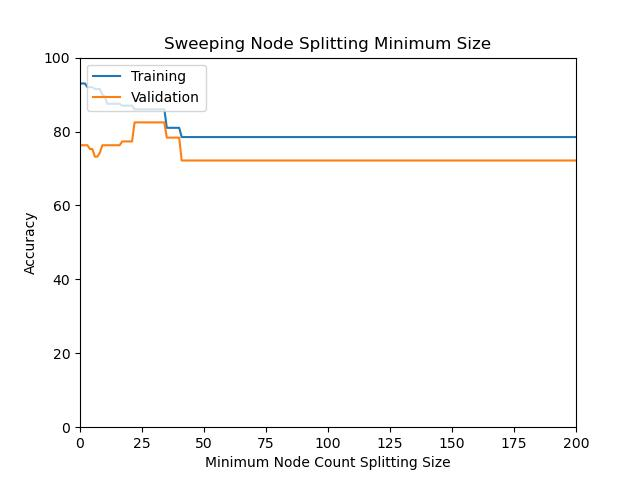

This figure's Python source:
#!/usr/bin/env python3

import pandas as pd
import numpy as np
import matplotlib.pyplot as plt

data = np.loadtxt("splitting_size.csv", delimiter=",", dtype=float)


plt.figure()
plt.xlim(0, 200)
plt.ylim(0, 100)

# print(np.transpose(data)[0:2])
# exit(1)
# Training
plt.plot(*np.transpose(data)[0:2], label="Training")
plt.plot(*np.transpose(data)[0:3:2], label="Validation")
# plt.plot([0,1,2,3,4,5,6,7,8], [59.79,72.16,72.16,82.47,76.29,74.23,76.29,76.29,76.29], label='Validation')
plt.legend(loc="upper left")

plt.xlabel("Minimum Node Count Splitting Size")
plt.ylabel("Accuracy")
plt.title("Sweeping Node Splitting Minimum Size")

plt.savefig("q5_graph.jpg")
